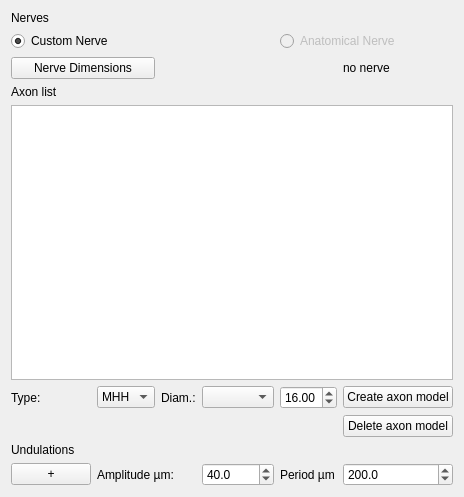
<?xml version="1.0" encoding="UTF-8"?>
<ui version="4.0">
 <class>Form</class>
 <widget class="QWidget" name="Form">
  <property name="geometry">
   <rect>
    <x>0</x>
    <y>0</y>
    <width>444</width>
    <height>497</height>
   </rect>
  </property>
  <property name="windowTitle">
   <string>Form</string>
  </property>
  <layout class="QGridLayout" name="gridLayout_2">
   <item row="5" column="0">
    <widget class="QLabel" name="label_14">
     <property name="text">
      <string>Type:</string>
     </property>
    </widget>
   </item>
   <item row="5" column="3">
    <widget class="QComboBox" name="axon_diam_combo_box"/>
   </item>
   <item row="1" column="4" colspan="2">
    <widget class="QRadioButton" name="anatomicalRadioButton">
     <property name="enabled">
      <bool>false</bool>
     </property>
     <property name="text">
      <string>Anatomical Nerve</string>
     </property>
    </widget>
   </item>
   <item row="6" column="5">
    <widget class="QPushButton" name="delete_axon_button">
     <property name="text">
      <string>Delete axon model</string>
     </property>
    </widget>
   </item>
   <item row="0" column="0">
    <widget class="QLabel" name="label_12">
     <property name="text">
      <string>Nerves</string>
     </property>
    </widget>
   </item>
   <item row="5" column="5">
    <widget class="QPushButton" name="create_axon_button">
     <property name="text">
      <string>Create axon model</string>
     </property>
    </widget>
   </item>
   <item row="7" column="0">
    <widget class="QLabel" name="label">
     <property name="text">
      <string>Undulations</string>
     </property>
    </widget>
   </item>
   <item row="1" column="0" colspan="2">
    <widget class="QRadioButton" name="customRadioButton">
     <property name="text">
      <string>Custom Nerve</string>
     </property>
     <property name="checked">
      <bool>true</bool>
     </property>
    </widget>
   </item>
   <item row="5" column="4">
    <widget class="QDoubleSpinBox" name="axon_diam_spin_box">
     <property name="minimum">
      <double>1.000000000000000</double>
     </property>
     <property name="maximum">
      <double>20.000000000000000</double>
     </property>
     <property name="value">
      <double>16.000000000000000</double>
     </property>
    </widget>
   </item>
   <item row="5" column="2">
    <widget class="QLabel" name="label_13">
     <property name="text">
      <string>Diam.:</string>
     </property>
    </widget>
   </item>
   <item row="3" column="0">
    <widget class="QLabel" name="label_15">
     <property name="text">
      <string>Axon list</string>
     </property>
    </widget>
   </item>
   <item row="5" column="1">
    <widget class="QComboBox" name="axon_type_combo_box">
     <item>
      <property name="text">
       <string>MHH</string>
      </property>
     </item>
     <item>
      <property name="text">
       <string>RMG</string>
      </property>
     </item>
     <item>
      <property name="text">
       <string>HH</string>
      </property>
     </item>
    </widget>
   </item>
   <item row="4" column="0" colspan="6">
    <widget class="QListView" name="axon_list_view">
     <property name="sizePolicy">
      <sizepolicy hsizetype="Preferred" vsizetype="Expanding">
       <horstretch>0</horstretch>
       <verstretch>0</verstretch>
      </sizepolicy>
     </property>
    </widget>
   </item>
   <item row="8" column="0">
    <widget class="QPushButton" name="pushButton">
     <property name="text">
      <string>+</string>
     </property>
    </widget>
   </item>
   <item row="8" column="3">
    <widget class="QDoubleSpinBox" name="doubleSpinBox">
     <property name="decimals">
      <number>1</number>
     </property>
     <property name="value">
      <double>40.000000000000000</double>
     </property>
    </widget>
   </item>
   <item row="8" column="5">
    <widget class="QDoubleSpinBox" name="doubleSpinBox_2">
     <property name="decimals">
      <number>1</number>
     </property>
     <property name="maximum">
      <double>100000.000000000000000</double>
     </property>
     <property name="value">
      <double>200.000000000000000</double>
     </property>
    </widget>
   </item>
   <item row="8" column="4">
    <widget class="QLabel" name="label_3">
     <property name="text">
      <string>Period µm</string>
     </property>
    </widget>
   </item>
   <item row="2" column="5">
    <widget class="QLabel" name="warningLabel">
     <property name="text">
      <string>no nerve</string>
     </property>
    </widget>
   </item>
   <item row="2" column="0" colspan="2">
    <widget class="QPushButton" name="nerve_dimension_button">
     <property name="text">
      <string>Nerve Dimensions</string>
     </property>
    </widget>
   </item>
   <item row="8" column="1" colspan="2">
    <widget class="QLabel" name="label_2">
     <property name="text">
      <string>Amplitude µm:</string>
     </property>
    </widget>
   </item>
  </layout>
 </widget>
 <resources/>
 <connections>
  <connection>
   <sender>customRadioButton</sender>
   <signal>clicked()</signal>
   <receiver>nerve_dimension_button</receiver>
   <slot>show()</slot>
   <hints>
    <hint type="sourcelabel">
     <x>60</x>
     <y>41</y>
    </hint>
    <hint type="destinationlabel">
     <x>56</x>
     <y>63</y>
    </hint>
   </hints>
  </connection>
  <connection>
   <sender>anatomicalRadioButton</sender>
   <signal>clicked()</signal>
   <receiver>nerve_dimension_button</receiver>
   <slot>hide()</slot>
   <hints>
    <hint type="sourcelabel">
     <x>353</x>
     <y>45</y>
    </hint>
    <hint type="destinationlabel">
     <x>87</x>
     <y>70</y>
    </hint>
   </hints>
  </connection>
 </connections>
</ui>
